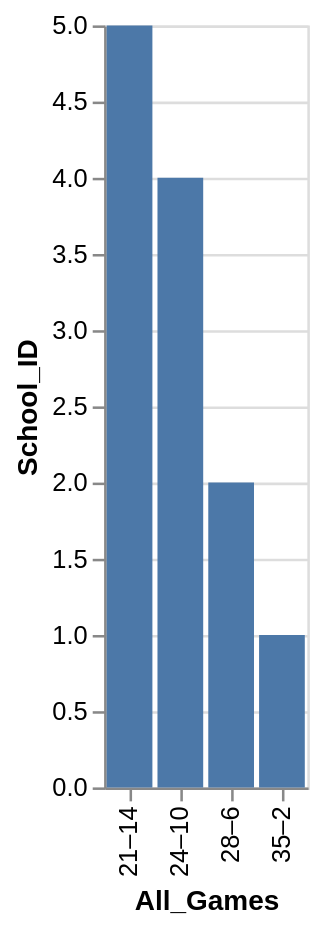

Here is the Vega-Lite specification saved for this chart:
### Vega-Lite specification from a JSON file in a GitHub repository (floating-point values rounded to 4 significant figures)
{"data": {"values": [{"x_data": "21–14", "y_data": 5}, {"x_data": "24–10", "y_data": 4}, {"x_data": "28–6", "y_data": 2}, {"x_data": "35–2", "y_data": 1}]}, "mark": "bar", "encoding": {"x": {"field": "x_data", "type": "nominal", "title": "All_Games", "sort": {"op": "sum", "field": "y_data", "order": "descending"}}, "y": {"field": "y_data", "type": "quantitative", "title": "School_ID"}}}
